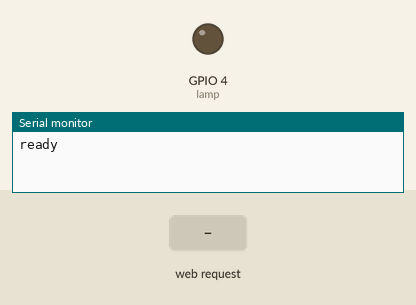
Recording of a sketch running on a simulated ESP8266 (NodeMCU). Shown: output pins drawn as LEDs (lit = HIGH), the last lines printed to the serial monitor. Inputs (shaded band) come from the test bench.

Above: at 1.2 s.
1.3 s: HTTP request GET /toggle received
At 2.5 s:
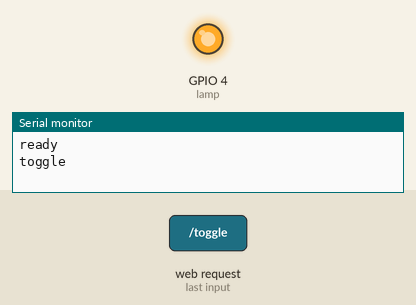
Timing chart, 0 to 4.3 s (numbered marks = the images above; inputs shaded):
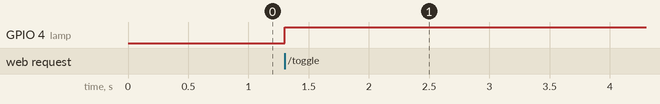

Measured:
- after the input at 1.3 s, GPIO 4 (lamp): LOW → HIGH at once

The sketch:

example.ino
```cpp
#include <ESP8266WiFi.h>
#include <ESP8266WebServer.h>

#define lamp   4  // GPIO_4

bool state = false;

ESP8266WebServer server(80);

void toggle() {
  Serial.println("toggle");
  state = !state;
  digitalWrite(lamp, state);
  server.send(200, "text/plain", "ok");
}

void setup() {
  pinMode(lamp, OUTPUT);
  WiFi.softAP("ESP8266_AP");
  Serial.begin(115200);
  Serial.println("ready");
  server.on("/toggle", toggle);
  server.begin();
}

void loop() {
  server.handleClient();
}
```
